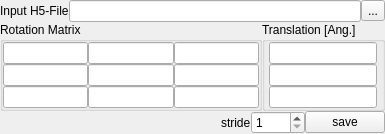
<?xml version="1.0" encoding="UTF-8"?>
<ui version="4.0">
 <class>Form</class>
 <widget class="QWidget" name="Form">
  <property name="geometry">
   <rect>
    <x>0</x>
    <y>0</y>
    <width>385</width>
    <height>124</height>
   </rect>
  </property>
  <property name="windowTitle">
   <string>Rotate and translate trajectories</string>
  </property>
  <layout class="QGridLayout" name="gridLayout_3">
   <property name="margin">
    <number>0</number>
   </property>
   <property name="spacing">
    <number>0</number>
   </property>
   <item row="1" column="4">
    <widget class="QGroupBox" name="groupBox_2">
     <property name="title">
      <string>Translation [Ang.]</string>
     </property>
     <layout class="QGridLayout" name="gridLayout_2">
      <property name="margin">
       <number>0</number>
      </property>
      <property name="spacing">
       <number>0</number>
      </property>
      <item row="2" column="0">
       <widget class="QLineEdit" name="lineEdit_14">
        <property name="sizePolicy">
         <sizepolicy hsizetype="Fixed" vsizetype="Fixed">
          <horstretch>0</horstretch>
          <verstretch>0</verstretch>
         </sizepolicy>
        </property>
        <property name="text">
         <string/>
        </property>
       </widget>
      </item>
      <item row="1" column="0">
       <widget class="QLineEdit" name="lineEdit_13">
        <property name="sizePolicy">
         <sizepolicy hsizetype="Fixed" vsizetype="Fixed">
          <horstretch>0</horstretch>
          <verstretch>0</verstretch>
         </sizepolicy>
        </property>
        <property name="text">
         <string/>
        </property>
       </widget>
      </item>
      <item row="0" column="0">
       <widget class="QLineEdit" name="lineEdit_12">
        <property name="sizePolicy">
         <sizepolicy hsizetype="Fixed" vsizetype="Fixed">
          <horstretch>0</horstretch>
          <verstretch>0</verstretch>
         </sizepolicy>
        </property>
        <property name="text">
         <string/>
        </property>
       </widget>
      </item>
     </layout>
    </widget>
   </item>
   <item row="0" column="0" colspan="5">
    <layout class="QHBoxLayout" name="horizontalLayout">
     <property name="spacing">
      <number>0</number>
     </property>
     <item>
      <widget class="QLabel" name="label">
       <property name="text">
        <string>Input H5-File</string>
       </property>
      </widget>
     </item>
     <item>
      <widget class="QLineEdit" name="lineEdit">
       <property name="readOnly">
        <bool>true</bool>
       </property>
      </widget>
     </item>
     <item>
      <widget class="QToolButton" name="toolButton">
       <property name="text">
        <string>...</string>
       </property>
      </widget>
     </item>
    </layout>
   </item>
   <item row="1" column="0" colspan="4">
    <widget class="QGroupBox" name="groupBox">
     <property name="toolTip">
      <string>The rotation matrix. The user has to assure that this is acutally a rotation matrix. The program simply multiplies the coordinates of the trajectory by this matrix.</string>
     </property>
     <property name="title">
      <string>Rotation Matrix</string>
     </property>
     <layout class="QGridLayout" name="gridLayout">
      <property name="margin">
       <number>0</number>
      </property>
      <property name="spacing">
       <number>0</number>
      </property>
      <item row="2" column="0">
       <widget class="QLineEdit" name="lineEdit_5">
        <property name="text">
         <string/>
        </property>
       </widget>
      </item>
      <item row="0" column="0">
       <widget class="QLineEdit" name="lineEdit_3">
        <property name="text">
         <string/>
        </property>
       </widget>
      </item>
      <item row="1" column="0">
       <widget class="QLineEdit" name="lineEdit_4">
        <property name="text">
         <string/>
        </property>
       </widget>
      </item>
      <item row="0" column="1">
       <widget class="QLineEdit" name="lineEdit_6">
        <property name="text">
         <string/>
        </property>
       </widget>
      </item>
      <item row="1" column="1">
       <widget class="QLineEdit" name="lineEdit_7">
        <property name="text">
         <string/>
        </property>
       </widget>
      </item>
      <item row="2" column="2">
       <widget class="QLineEdit" name="lineEdit_11">
        <property name="text">
         <string/>
        </property>
       </widget>
      </item>
      <item row="1" column="2">
       <widget class="QLineEdit" name="lineEdit_10">
        <property name="text">
         <string/>
        </property>
       </widget>
      </item>
      <item row="2" column="1">
       <widget class="QLineEdit" name="lineEdit_8">
        <property name="text">
         <string/>
        </property>
       </widget>
      </item>
      <item row="0" column="2">
       <widget class="QLineEdit" name="lineEdit_9">
        <property name="text">
         <string/>
        </property>
       </widget>
      </item>
     </layout>
    </widget>
   </item>
   <item row="3" column="0" colspan="5">
    <layout class="QHBoxLayout" name="horizontalLayout_2">
     <property name="spacing">
      <number>0</number>
     </property>
     <item>
      <spacer name="horizontalSpacer">
       <property name="orientation">
        <enum>Qt::Horizontal</enum>
       </property>
       <property name="sizeHint" stdset="0">
        <size>
         <width>40</width>
         <height>20</height>
        </size>
       </property>
      </spacer>
     </item>
     <item>
      <widget class="QLabel" name="label_2">
       <property name="text">
        <string>stride</string>
       </property>
      </widget>
     </item>
     <item>
      <widget class="QSpinBox" name="spinBox">
       <property name="minimum">
        <number>1</number>
       </property>
       <property name="maximum">
        <number>9999</number>
       </property>
      </widget>
     </item>
     <item>
      <widget class="QPushButton" name="pushButton_2">
       <property name="sizePolicy">
        <sizepolicy hsizetype="Fixed" vsizetype="Fixed">
         <horstretch>0</horstretch>
         <verstretch>0</verstretch>
        </sizepolicy>
       </property>
       <property name="toolTip">
        <string>The altered trajecotry is saved after clicking on the save button.</string>
       </property>
       <property name="text">
        <string>save</string>
       </property>
      </widget>
     </item>
    </layout>
   </item>
  </layout>
  <action name="actionOpen_trajectory">
   <property name="text">
    <string>Open trajectory</string>
   </property>
  </action>
  <action name="actionSave_trajectory">
   <property name="text">
    <string>Save trajectory</string>
   </property>
  </action>
  <action name="actionRotate_translate">
   <property name="text">
    <string>Rotate translate</string>
   </property>
  </action>
 </widget>
 <resources/>
 <connections>
  <connection>
   <sender>toolButton</sender>
   <signal>clicked()</signal>
   <receiver>actionOpen_trajectory</receiver>
   <slot>trigger()</slot>
   <hints>
    <hint type="sourcelabel">
     <x>369</x>
     <y>19</y>
    </hint>
    <hint type="destinationlabel">
     <x>-1</x>
     <y>-1</y>
    </hint>
   </hints>
  </connection>
  <connection>
   <sender>pushButton_2</sender>
   <signal>clicked()</signal>
   <receiver>actionSave_trajectory</receiver>
   <slot>trigger()</slot>
   <hints>
    <hint type="sourcelabel">
     <x>308</x>
     <y>168</y>
    </hint>
    <hint type="destinationlabel">
     <x>-1</x>
     <y>-1</y>
    </hint>
   </hints>
  </connection>
 </connections>
</ui>
